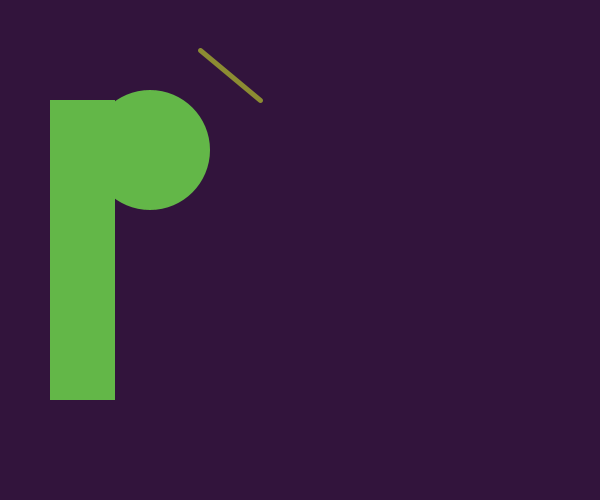
Frame 1 (no input)
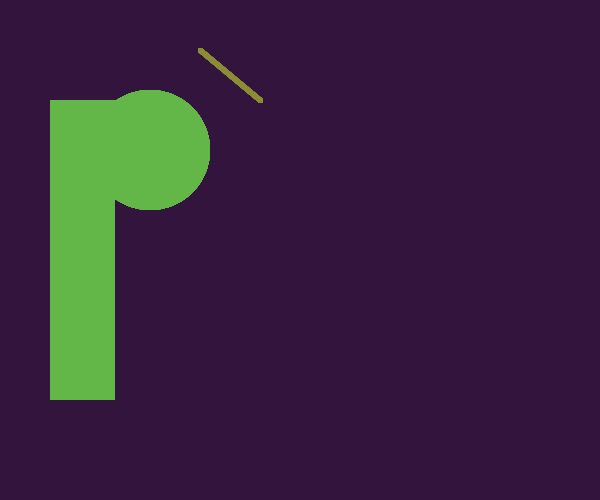
Frame 60 (the mouse pressed at the canvas centre just before this capture)
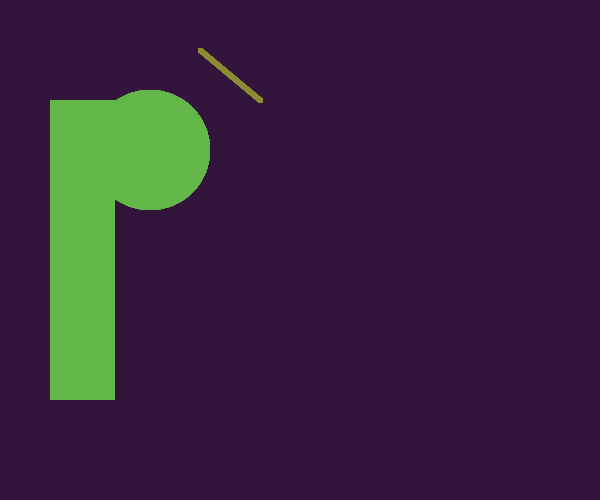
Frame 120 (the mouse held since frame 60 and released just before this capture)

The Processing sketch that drew these frames (run headless with seeded random() and noise(); from frame 60 on, the mouse is pressed at the canvas centre):

// Processing sketch: processing_86535
// ── processing_86535.pde

int RED = 50;
int BLUE = 60;
int GREEN = 20;
int ellipsesize = 120;

void setup(){
 size(600,500);
 background (RED, GREEN, BLUE);
}

void draw(){
  fill(99, 183, 72);
  noStroke ();
rect(50, 100, 65, 300);
ellipse(150, 150, ellipsesize, ellipsesize);

strokeWeight (5);
stroke(140, 140, 50);
line(200, 50, 260, 100);
  
}
